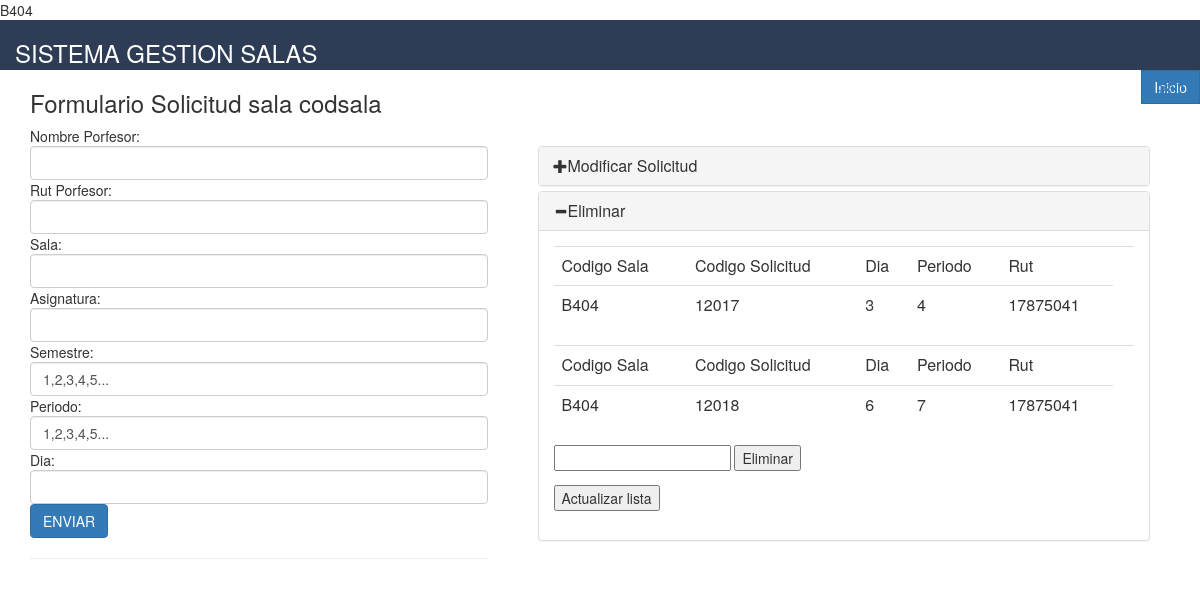
The app's page /solicitud.php?id=B404 (signed in), older data.
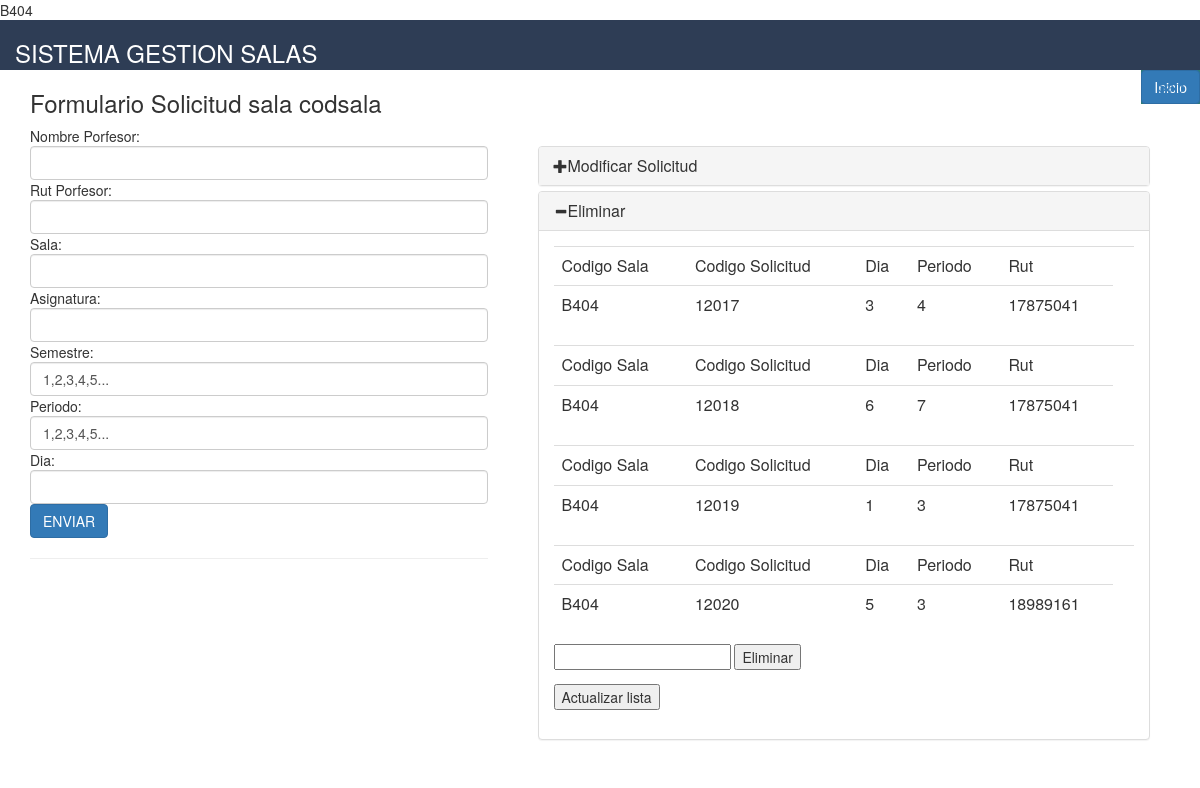
The same page, newer data.
### tables this page shows
CREATE TABLE `solicitud` (
  `CODSOL` int(20) NOT NULL,
  `DIA` varchar(20) NOT NULL,
  `RAMO` varchar(40) NOT NULL,
  `PERIODO` int(20) NOT NULL,
  `SEMESTRE` varchar(20) NOT NULL,
  `RUT` char(9) NOT NULL,
  `CODSALA` varchar(6) NOT NULL
);

### solicitud.php (the view, shortened to what this page needs)
<?php
$varaibe=$_REQUEST['id'];
 ?>
 <!DOCTYPE html>
 <html>
 <head>
 	  <link rel="stylesheet" type="text/css" href="css/bootstrap.css">
 </head>
 <body>
<div class="col-md-12 "  style="background-color: #2E3D55;  height:50px;">
   <div class="left" ><font color="white"><h3>SISTEMA GESTION SALAS</h3></font>
</div>
  <a href="Loginsession/cerrar_session.php" class="pull-right">Salir</a>
</div>
<div class="pull-right" style="background:  #2D7C79  ;">
<a href='inicio.php' type="button" class="btn btn-primary">Inicio</a>
  </div>
<div class="container">
<h3><p class="left">Formulario Solicitud sala codsala</p></h3>
	<div class="row">
<div class="col-md-5 ">
<form action="operaciones.php"  method="POST" enctype="multipart/form-data" accept-charset="utf-8">
Nombre Porfesor:<input name="nombre" type="text" value="" class="form-control" required />
Rut Porfesor:<input name="rut" type="text"  maxlength="8" value="" class="form-control" required/>
Sala:<input name="sala" type="text"  value="" class="form-control" required/>
Asignatura:<input  name="ramo" type="text"  value="" class="form-control" required/>
Semestre:<input name="semestre"  type="text"  value="1,2,3,4,5..." class="form-control" required/>
Periodo:<input name="periodo"  type="text"  value="1,2,3,4,5..." class="form-control" required/>
Dia:<input name="dia" type="text"  value="" class="form-control" required/>
<input type="submit" value="ENVIAR" class="btn btn-primary" ><hr/>
</div>
<div class="col-md-7">
<!DOCTYPE html>
<html lang="en">
<head>
<link rel="stylesheet" href="https://maxcdn.bootstrapcdn.com/bootstrap/3.3.7/css/bootstrap.min.css">
</head>
<body>
<div class="bs-example">
    <div class="panel-group" id="accordion">
        <div class="panel panel-default">
            <div class="panel-heading">
                <h4 class="panel-title">
                    <a data-toggle="collapse" data-parent="#accordion" href="#collapseOne"><span class="glyphicon glyphicon-plus"></span>Modificar Solicitud</a>
                </h4>
            </div>
        </div>
        <div class="panel panel-default">
        <div class="panel-heading">
            <h4 class="panel-title">
                <a data-toggle="collapse" data-parent="#accordion" href="#collapseTwo"><span class="glyphicon glyphicon-plus"></span>Eliminar</a>
            </h4>
        </div>
        <div id="collapseTwo" class="panel-collapse collapse in">
            <div class="panel-body">
                <p>	<?php
                	require 'conec.php';
					$smt = $conn->prepare("SELECT * FROM Solicitud WHERE CODSALA='$varaibe'" );
					$smt -> execute();
					$resultado= $smt->fetchall();
                	$variable= count($resultado);
                	for ($i=0; $i < $variable ; $i++) {
                		echo "
                		<table class='table table-border' style='border:1px ' >
						<td>Codigo Sala</td>
						<td>Codigo Solicitud</td>
						<td>Dia</td>
						<td>Periodo</td>
						<td>Rut</td>
     <th>
       <tr>
                       <td> ".$resultado[$i]['CODSALA']."</td>
                    <td >".$resultado[$i]['CODSOL']."</td>
                    <td >".$resultado[$i]['DIA']."</td>
                     <td >".$resultado[$i]['PERIODO']."</td>
                      <td >".$resultado[$i]['RUT']."</td>
</th></tr>
      </table>";
                	}
                	?>
                	<?php
                echo "<!DOCTYPE html>
                <html>
                <head>
                	<title></title>
                </head>
                <body>
                <form action='solicitud.php' method='POST'>
                <input type='text' name='codsala'  required=''>
                <button>Eliminar</button>
                </form>
                </body>
                </html>";
                echo "<form action='solicitud.php' method='POST'>
                <button>Actualizar lista</button>
                <form>";
                	?>
                	</p>
            </div>
        </div>
        </div>
    </div>
        </div>
    </div>
</div>
</body>
</html>
 </body>
 </html>

### solicitud.php (style rules this page uses)
.bs-example { margin: 20px; }
.panel-title .glyphicon { font-size: 14px; }

Row changes from the older to the newer data that the page shows:
added solicitud: CODSALA "B404", CODSOL "12019", DIA "1", PERIODO "3", RUT "17875041"
added solicitud: CODSALA "B404", CODSOL "12020", DIA "5", PERIODO "3", RUT "18989161"
